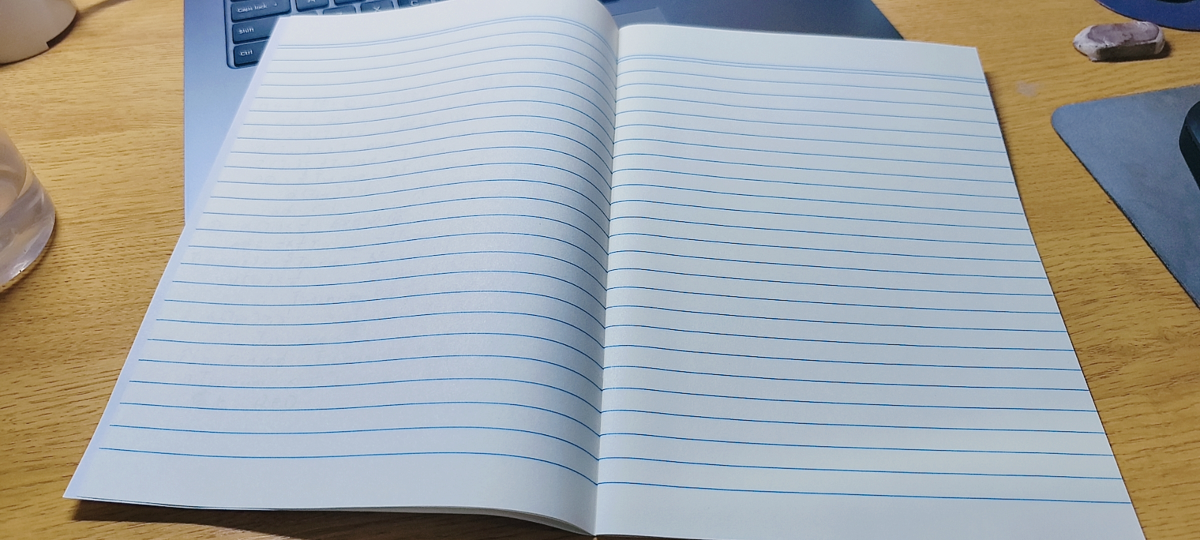
#> input picture samples/1779114398540.jpg, 2400 x 1080 px (shown at 1/2 size)
$ python -i correct_paper.py   (imports and definitions only)
#> lines starting #> are read from the running program, lines starting #| are printed output that depends on the picture; after the words box and inside, x2 and y2 are one past the last pixel; in counts of white or black regions, pixels touching at a corner belong together
from __future__ import annotations

import math
import os
from dataclasses import dataclass

# [1 line not run here, left out]

import cv2
import numpy as np


PNG_MAGIC = b"\x89PNG\r\n\x1a\n"
JPEG_MAGIC = b"\xff\xd8"
DETECTION_MAX_DIM = 450
GRABCUT_BORDER_RATIO = 0.05
MIN_AREA_RATIO = 0.18
OUTPUT_MARGIN_RATIO = 0.02
MAX_OUTPUT_SIDE = 1000
ALIGNMENT_FEATURES = 900
ALIGNMENT_MATCH_RATIO = 0.75
ALIGNMENT_MIN_MATCHES = 20
ALIGNMENT_MIN_INLIERS = 20
ALIGNMENT_CACHE_SIZE = 8
SHADE_SIGMA = 7
MIN_ESTIMATED_RATIO = 0.5
MAX_ESTIMATED_RATIO = 3.0
TOP_SAFETY_SHIFT_ROWS = 2
TOP_EXTRA_SHIFT_ROWS = 4
TOP_CONTENT_CHECK_ROWS = 3
TOP_CONTENT_MEAN_THRESHOLD = 242.0
TOP_CONTENT_STD_THRESHOLD = 30.0
TOP_EXTRA_MEAN_THRESHOLD = 230.0
TOP_EXTRA_STD_THRESHOLD = 45.0


@dataclass(frozen=True)
class QuadDetection:
    corners: np.ndarray
    score: float


@dataclass
class PageReference:
    image: np.ndarray
    keypoints: tuple[cv2.KeyPoint, ...]
    descriptors: np.ndarray


_ORB = cv2.ORB_create(nfeatures=ALIGNMENT_FEATURES)
_MATCHER = cv2.BFMatcher(cv2.NORM_HAMMING)
_REFERENCE_CACHE: list[PageReference] = []
# [1 line not run here, left out]


# [74 lines left out: functions correct_paper, _detect_format, _decode_image, _encode_image, _detect_with_grabcut, not called in this run]


def _detect_with_edges(image: np.ndarray) -> QuadDetection | None:
    small, scale = _resize_for_detection(image)
    gray = cv2.cvtColor(small, cv2.COLOR_BGR2GRAY)
    blur = cv2.GaussianBlur(gray, (5, 5), 0)
    edges = cv2.Canny(blur, 60, 180)
    edges = cv2.morphologyEx(
        edges,
        cv2.MORPH_CLOSE,
        np.ones((9, 9), np.uint8),
        iterations=2,
    )
    return _extract_best_quad(edges, scale)


def _resize_for_detection(image: np.ndarray) -> tuple[np.ndarray, float]:
    height, width = image.shape[:2]
    scale = min(1.0, DETECTION_MAX_DIM / max(height, width))
    if scale == 1.0:
        return image.copy(), 1.0
    resized = cv2.resize(
        image,
        (max(1, int(round(width * scale))), max(1, int(round(height * scale)))),
        interpolation=cv2.INTER_AREA,
    )
    return resized, scale


def _extract_best_quad(mask: np.ndarray, scale: float) -> QuadDetection | None:
    contours, _ = cv2.findContours(mask, cv2.RETR_EXTERNAL, cv2.CHAIN_APPROX_SIMPLE)
    if not contours:
        return None

    image_area = mask.shape[0] * mask.shape[1]
    best: QuadDetection | None = None

    for contour in sorted(contours, key=cv2.contourArea, reverse=True)[:8]:
        area = cv2.contourArea(contour)
        if area < image_area * MIN_AREA_RATIO:
            continue

        hull = cv2.convexHull(contour)
        quad = _quad_from_hull(hull)
        if quad is None:
            continue

        corners = _order_points(quad / scale)
        score = _score_quad(corners)
        candidate = QuadDetection(corners=corners, score=score)
        if best is None or candidate.score > best.score:
            best = candidate

    return best


# [289 lines left out: functions _quad_from_hull, _order_points, _score_quad, _warp_to_rectangle, _estimate_rectangle_ratio, _trim_output_borders and 6 more, not called in this run]

>>> import cv2
>>> picture = cv2.imread('samples/1779114398540.jpg')
#> picture is the input picture: shape (1080, 2400, 3); mean B, G, R 169.2, 169.3, 165.5
>>> result = _detect_with_edges(picture)
#> in _resize_for_detection, `resized = cv2.resize( image, (max(1, int(round(width * scale))), max(1..`:
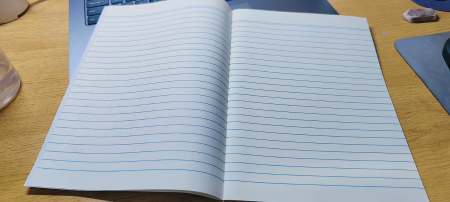
#> resized: shape (202, 450, 3); mean B, G, R 169.2, 169.3, 165.5
#> in _detect_with_edges, `small, scale = _resize_for_detection(image)`: scale = 0.188
#> in _detect_with_edges, `gray = cv2.cvtColor(small, cv2.COLOR_BGR2GRAY)`:
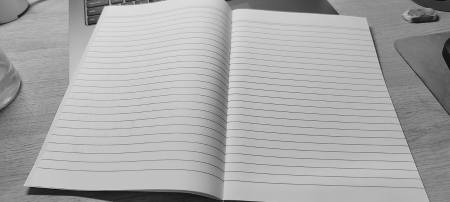
#> gray: shape (202, 450); min 15, max 223, mean 168.2
#> in _detect_with_edges, `blur = cv2.GaussianBlur(gray, (5, 5), 0)`:
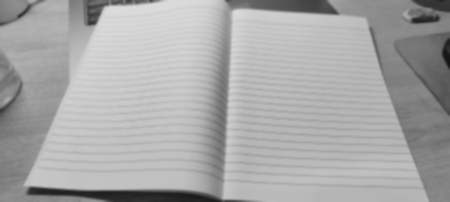
#> blur: shape (202, 450); min 21, max 219, mean 168.2
#> in _detect_with_edges, `edges = cv2.Canny(blur, 60, 180)`:
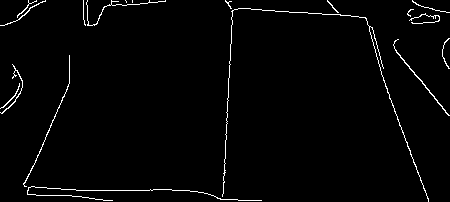
#> edges: shape (202, 450); 2% white in thin lines or dots
#> in _detect_with_edges, `edges = cv2.morphologyEx( edges, cv2.MORPH_CLOSE, np.ones((9, 9), np.u..`:
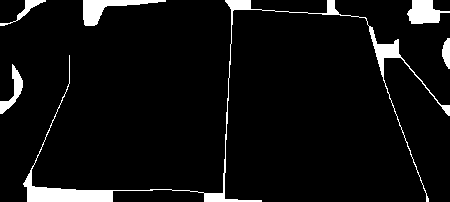
#> edges: shape (202, 450); 6.1% white; 6 white regions
#> in _extract_best_quad, `contours, _ = cv2.findContours(mask, cv2.RETR_EXTERNAL, cv2.CHAIN_APPR..`: contours = 6 contours; box (x1, y1, x2, y2) and area: (23, 0, 450, 202) 2326, (83, 0, 166, 26) 658, (407, 0, 450, 24) 590, (0, 64, 23, 114) 322, (0, 0, 46, 26) 172, (442, 38, 450, 69) 150
#> the loop in _extract_best_quad, `for contour in sorted(contours, key=cv2.contourArea, reverse=True)[:8]:` made 6 passes
#> area on passes 1 to 6: 2326.5, 657.5, 590.5, 322.5, 172, 149.5
